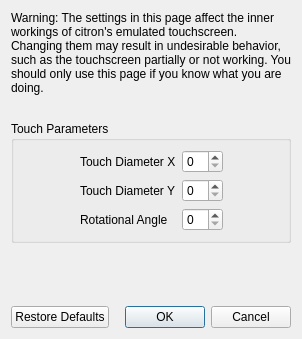
<?xml version="1.0" encoding="UTF-8"?>
<ui version="4.0">
 <class>ConfigureTouchscreenAdvanced</class>
 <widget class="QDialog" name="ConfigureTouchscreenAdvanced">
  <property name="geometry">
   <rect>
    <x>0</x>
    <y>0</y>
    <width>298</width>
    <height>339</height>
   </rect>
  </property>
  <property name="windowTitle">
   <string>Configure Touchscreen</string>
  </property>
  <layout class="QVBoxLayout" name="verticalLayout">
   <item>
    <widget class="QLabel" name="label_2">
     <property name="minimumSize">
      <size>
       <width>280</width>
       <height>0</height>
      </size>
     </property>
     <property name="text">
      <string>Warning: The settings in this page affect the inner workings of citron's emulated touchscreen. Changing them may result in undesirable behavior, such as the touchscreen partially or not working. You should only use this page if you know what you are doing.</string>
     </property>
     <property name="wordWrap">
      <bool>true</bool>
     </property>
    </widget>
   </item>
   <item>
    <spacer name="verticalSpacer_2">
     <property name="orientation">
      <enum>Qt::Vertical</enum>
     </property>
     <property name="sizeType">
      <enum>QSizePolicy::Fixed</enum>
     </property>
     <property name="sizeHint" stdset="0">
      <size>
       <width>20</width>
       <height>20</height>
      </size>
     </property>
    </spacer>
   </item>
   <item>
    <widget class="QGroupBox" name="gridGroupBox">
     <property name="title">
      <string>Touch Parameters</string>
     </property>
     <layout class="QGridLayout" name="gridLayout">
      <item row="0" column="0">
       <spacer name="horizontalSpacer">
        <property name="orientation">
         <enum>Qt::Horizontal</enum>
        </property>
        <property name="sizeHint" stdset="0">
         <size>
          <width>40</width>
          <height>20</height>
         </size>
        </property>
       </spacer>
      </item>
      <item row="1" column="1">
       <widget class="QLabel" name="label_4">
        <property name="text">
         <string>Touch Diameter Y</string>
        </property>
       </widget>
      </item>
      <item row="0" column="3">
       <spacer name="horizontalSpacer_2">
        <property name="orientation">
         <enum>Qt::Horizontal</enum>
        </property>
        <property name="sizeHint" stdset="0">
         <size>
          <width>40</width>
          <height>20</height>
         </size>
        </property>
       </spacer>
      </item>
      <item row="0" column="1">
       <widget class="QLabel" name="label_3">
        <property name="text">
         <string>Touch Diameter X</string>
        </property>
       </widget>
      </item>
      <item row="2" column="1">
       <widget class="QLabel" name="label_5">
        <property name="text">
         <string>Rotational Angle</string>
        </property>
       </widget>
      </item>
      <item row="0" column="2">
       <widget class="QSpinBox" name="diameter_x_box"/>
      </item>
      <item row="1" column="2">
       <widget class="QSpinBox" name="diameter_y_box"/>
      </item>
      <item row="2" column="2">
       <widget class="QSpinBox" name="angle_box"/>
      </item>
     </layout>
    </widget>
   </item>
   <item>
    <spacer name="verticalSpacer">
     <property name="orientation">
      <enum>Qt::Vertical</enum>
     </property>
     <property name="sizeHint" stdset="0">
      <size>
       <width>20</width>
       <height>40</height>
      </size>
     </property>
    </spacer>
   </item>
   <item>
    <layout class="QHBoxLayout" name="horizontalLayout">
     <item>
      <widget class="QPushButton" name="restore_defaults_button">
       <property name="text">
        <string>Restore Defaults</string>
       </property>
      </widget>
     </item>
     <item>
      <widget class="QDialogButtonBox" name="buttonBox">
       <property name="standardButtons">
        <set>QDialogButtonBox::Cancel|QDialogButtonBox::Ok</set>
       </property>
      </widget>
     </item>
    </layout>
   </item>
  </layout>
 </widget>
 <resources/>
 <connections>
  <connection>
   <sender>buttonBox</sender>
   <signal>accepted()</signal>
   <receiver>ConfigureTouchscreenAdvanced</receiver>
   <slot>accept()</slot>
  </connection>
  <connection>
   <sender>buttonBox</sender>
   <signal>rejected()</signal>
   <receiver>ConfigureTouchscreenAdvanced</receiver>
   <slot>reject()</slot>
   </connection>
 </connections>
</ui>
